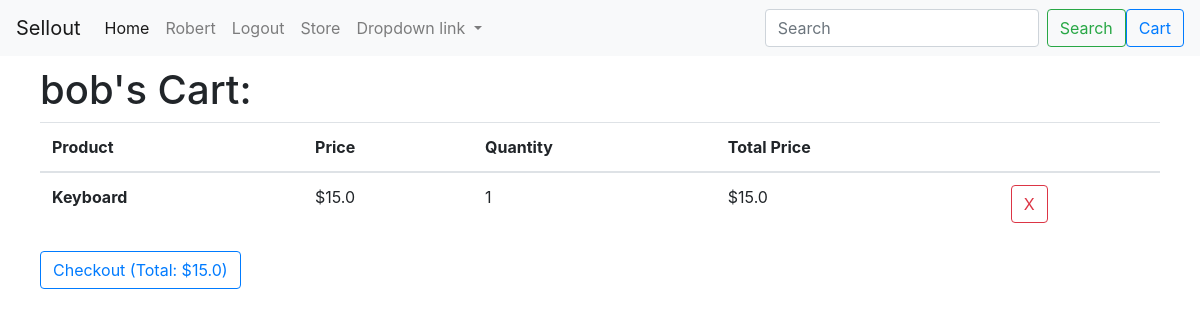
/cart (signed in), run on an earlier commit of the app's database.
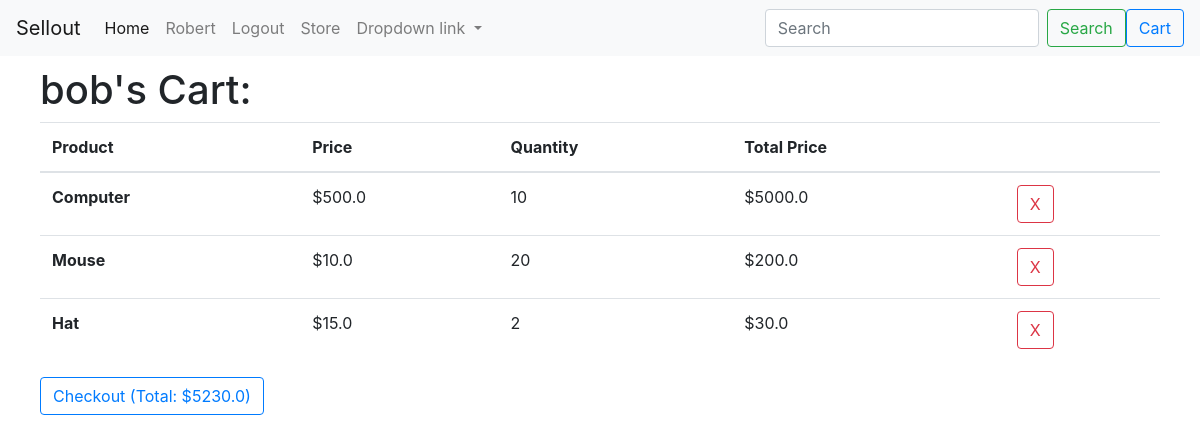
And on a later commit of the database.
### app/models.py (models this page shows, shortened)
class User(UserMixin, db.Model):
    id = db.Column(db.Integer, primary_key=True)
    username = db.Column(db.String(64), index=True, unique=True)
    email = db.Column(db.String(120), index=True, unique=True)
    firstname = db.Column(db.String(64))
    lastname = db.Column(db.String(64))
    phone = db.Column(db.String(16))
    usertype = db.Column(db.String(16))
    address = db.Column(db.String(64))
    password_hash = db.Column(db.String(128))
    items = db.relationship('Item', backref='vendor', lazy='dynamic')
    cart = db.relationship('Cart', uselist=False, back_populates='customer')

class CartItem(db.Model):
    id = db.Column(db.Integer, primary_key=True)
    quantity = db.Column(db.Integer)
    itemid = db.Column(db.Integer, db.ForeignKey('item.id'))
    cartid = db.Column(db.Integer, db.ForeignKey('cart.id'))

class Item(db.Model):
    id = db.Column(db.Integer, primary_key=True)
    title = db.Column(db.String(64))
    description = db.Column(db.String(300))
    price = db.Column(db.Float)
    stock = db.Column(db.Integer)
    featured = db.Column(db.Boolean)
    vendorid = db.Column(db.Integer, db.ForeignKey('user.id'))
    cartitem = db.relationship('CartItem', backref='item', lazy='dynamic')

class Cart(db.Model):
    id = db.Column(db.Integer, primary_key=True)
    customerid = db.Column(db.Integer, db.ForeignKey('user.id'))
    customer = db.relationship('User', back_populates='cart')
    price = db.Column(db.Float)
    items = db.relationship('CartItem', backref='cart', lazy='dynamic')

### app/routes.py (the view, shortened to what this page needs)
@app.route('/cart', methods=['GET', 'POST'])
def cart():
    if current_user.is_anonymous:
        flash('You must register to buy items!', 'error')
        return redirect(url_for('register'))
    elif current_user.usertype == 'Vendor' or current_user.usertype == 'Admin':
        flash('You must be a customer to buy items!', 'error')
        return redirect(url_for('index'))
    else:
        editing = False
        form = None
        cart = Cart.query.filter_by(customerid=current_user.id).first()
        if request.args.get('removed'):
            flash('Item removed from cart.')
            cart.remove_item(Item.query.get(request.args.get('removed')))
            return redirect(url_for('cart'))
        cartitems = CartItem.query.filter_by(cartid=cart.id)
        if form and request.method == 'POST':
            for i, cartitem in enumerate(cartitems):
                current_user.cart.set_quantity(cartitem.item, form.quantities[i].quantity.data)
            flash('Quantities saved.')
            return redirect(url_for('cart'))
        return render_template('cart.html', cartitems=cartitems, ccart=cart, editing=editing, form=form)

### app/models.py (called while the page is built)
@login.user_loader
def load_user(id):
    return User.query.get(int(id))

### app/templates/cart.html (shortened to what this page needs)
{% extends "base.html" %}
{% block app_content %}
<h1>{{ current_user.username }}'s Cart:</h1>
<table class="table">
<thead>
    <tr>
    <th scope="col">Product</th>
    <th scope="col">Price</th>
    <th scope="col">Quantity</th>
    <th scope="col">Total Price</th>
    <th scope="col"></th>
    </tr>
</thead>
<tbody>
{% if not editing %}
    {% for cartitem in cartitems %}
    {% include "cards/_cart_item.html" %}
    {% endfor %}
{% else %}
    {% from "_formhelpers.html" import render_field %}
{% endif %}
</tbody>
</table>
<a class="btn btn-outline-primary" href="#" role="button">Checkout (Total: ${{ ccart.price }})</a>
{% endblock %}

### app/templates/base.html (shortened to what this page needs)
<!DOCTYPE html>
<html lang="en">
    <head>
        <link href="{{ url_for("static", filename="css/bootstrap.min.css") }}" rel="stylesheet">
    </head>
    {% block navbar %}
    <nav class="navbar navbar-expand-lg navbar-light bg-light justify-content-between">
            <a class="navbar-brand" href="{{ url_for('index') }}">Sellout</a>
            <div class="collapse navbar-collapse" id="navbarNavDropdown">
              <ul class="navbar-nav">
                <li class="nav-item active">
                  <a class="nav-link" href="{{ url_for('index') }}">Home <span class="sr-only">(current)</span></a>
                </li>
                {% if current_user.is_anonymous %}
                <li class="nav-item">
                  <a class="nav-link" href="{{ url_for('login') }}">Login</a>
                </li>
                <li class="nav-item">
                  <a class="nav-link" href="{{ url_for('register') }}">Register</a>
                </li>
                {% else %}
                <li class="nav-item">
                  {% if current_user.usertype=='Customer' %}
                  <a class="nav-link" href="{{ url_for('customer', username=current_user.username) }}">{{ current_user.firstname }}</a>
                  {% elif current_user.usertype=='Vendor' %}
                  <a class="nav-link" href="{{ url_for('vendor', username=current_user.username) }}">{{ current_user.firstname }}</a>
                  {% elif current_user.usertype=='Admin' %}
                  <a class="nav-link" href="{{ url_for('admin', username=current_user.username) }}">{{ current_user.firstname }}</a>
                  {% endif %}
                </li>
                <li class="nav-item">
                  <a class="nav-link" href="{{ url_for('logout') }}">Logout</a>
                </li>
                {% endif %}
                <li class="nav-item">
                  <a class="nav-link" href="#">Store</a>
                </li>
                <li class="nav-item dropdown">
                  <a class="nav-link dropdown-toggle" href="#" id="navbarDropdownMenuLink" data-toggle="dropdown" aria-haspopup="true" aria-expanded="false">
                    Dropdown link
                  </a>
                </li>
              </ul>
            </div>
            <form class="form-inline">
                <input class="form-control mr-sm-2" type="search" placeholder="Search" aria-label="Search">
                <button class="btn btn-outline-success my-2 my-sm-0" type="submit">Search</button>
            </form>
            {% if not current_user.is_anonymous and current_user.usertype!='Vendor' and current_user.usertype!='Admin' %}
            <a class="btn btn-outline-primary" href="{{ url_for('cart') }}" role="button">Cart</a>
            {% endif %}
          </nav>
    {% endblock %}
    <body>
        {% block content %}
        <div class="container" style="padding: 10px">
            {% block app_content %}{% endblock %}
        </div>
        {% endblock %}
        <link rel="stylesheet" href="https://stackpath.bootstrapcdn.com/bootstrap/4.3.1/css/bootstrap.min.css">
    </body>
</html>

### app/templates/cards/_cart_item.html
<tr>
    <th scope="row">{{ cartitem.item.title }}</th>
    <td>${{ cartitem.item.price }}</td>
    <td>{{ cartitem.quantity }}</td>
    <td>${{ cartitem.quantity * cartitem.item.price }}</td>
    <td><a class="btn btn-outline-danger" href="{{ url_for('cart', removed=cartitem.item.id) }}" role="button">X</a></td>
</tr>

What changed in the data, as far as the page shows it:
added CartItem: item "Computer", item.price "500.0", quantity "10", cartitem.quantity*cartitem.item.price "5000.0"
added CartItem: item "Mouse", item.price "10.0", quantity "20", cartitem.quantity*cartitem.item.price "200.0"
changed CartItem: item "Keyboard" → "Hat"; quantity "1" → "2"; cartitem.quantity*cartitem.item.price "15.0" → "30.0"
changed Cart: price "15.0" → "5230.0"
